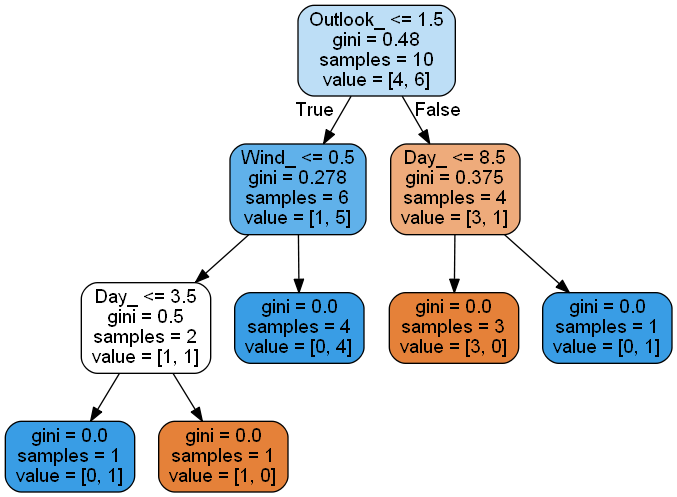

Generate this figure with Python:
# -*- coding: utf-8 -*-
"""
Created on Sun Apr 21 19:36:26 2019

@author: 電子二乙 106360211 周信廷
"""

from sklearn.model_selection import train_test_split
from sklearn import preprocessing
from sklearn import tree
from sklearn import metrics
import pydotplus
import pandas as pd
import numpy as np

def decisionTree():
    treeFile = pd.read_csv('DecisionTreeExportGraphvizBasedOnTennis.csv')
    le_Day = preprocessing.LabelEncoder()
    le_Outlook = preprocessing.LabelEncoder()
    le_Temp = preprocessing.LabelEncoder()
    le_Humidity = preprocessing.LabelEncoder()
    le_Wind = preprocessing.LabelEncoder()
    le_PlayTennis = preprocessing.LabelEncoder()

    treeFile['Day_'] = le_Day.fit_transform(treeFile['Day'])
    treeFile['Outlook_'] = le_Outlook.fit_transform(treeFile['Outlook'])
    treeFile['Temp_'] = le_Temp.fit_transform(treeFile['Temp.'])  
    treeFile['Humidity_'] = le_Humidity.fit_transform(treeFile['Humidity'])
    treeFile['Wind_'] = le_Wind.fit_transform(treeFile['Wind'])
    treeFile['PlayTennis_'] = le_PlayTennis.fit_transform(treeFile['Play Tennis'])
    target = treeFile['PlayTennis_']
    treeFile_ = treeFile.drop(['Day','Outlook','Temp.','Humidity','Wind','Play Tennis','PlayTennis_'], axis='columns')

    treeFile.hist() 
    treeFile.plot.kde()
    clf = tree.DecisionTreeClassifier()
    tree_clf = clf.fit(treeFile_, target)
    graph = tree.export_graphviz(tree_clf, 
                                  feature_names=treeFile_.columns,
                                  out_file=None,
                                  filled = True,
                                  rounded=True)
    pydot_graph = pydotplus.graph_from_dot_data(graph)
    pydot_graph.write_png('DecisionTreeExportGraphvizBasedOnTennis.png')
    pydot_graph.write_pdf('DecisionTreeExportGraphvizBasedOnTennis.pdf')

def main():
    decisionTree()

main()
